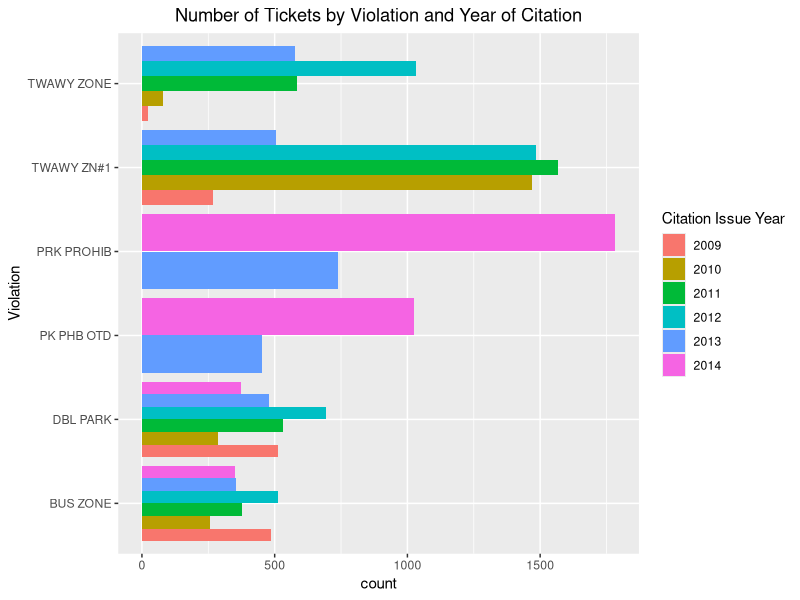
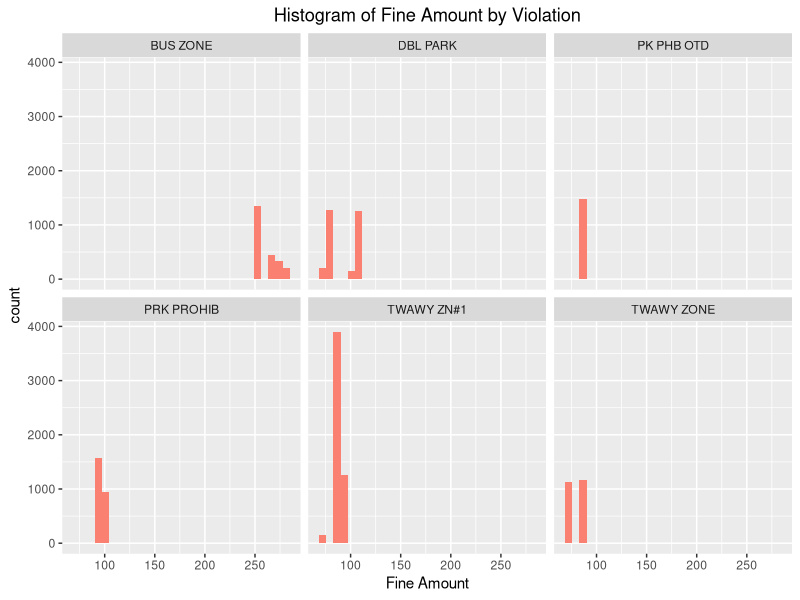
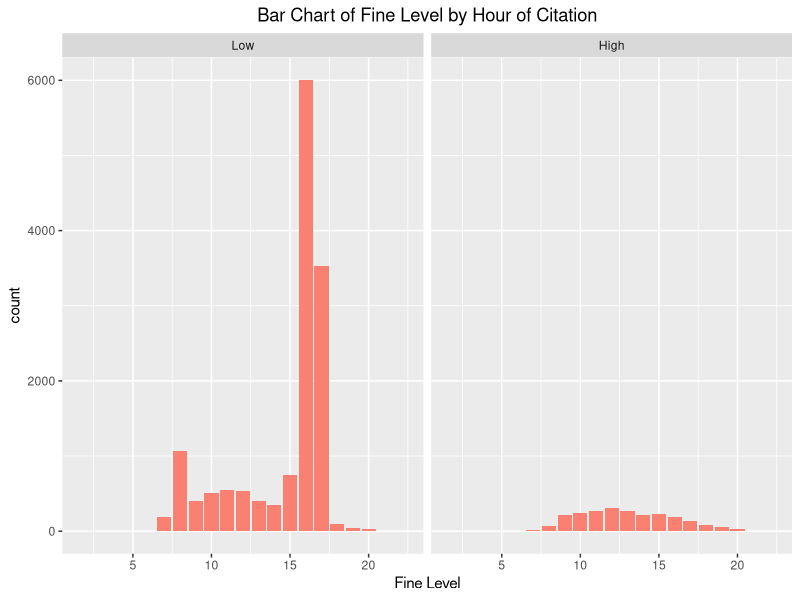
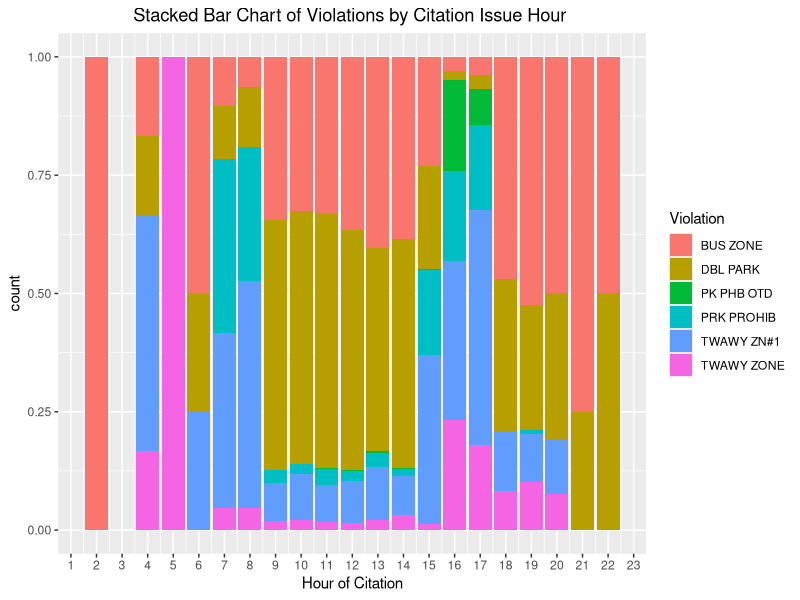
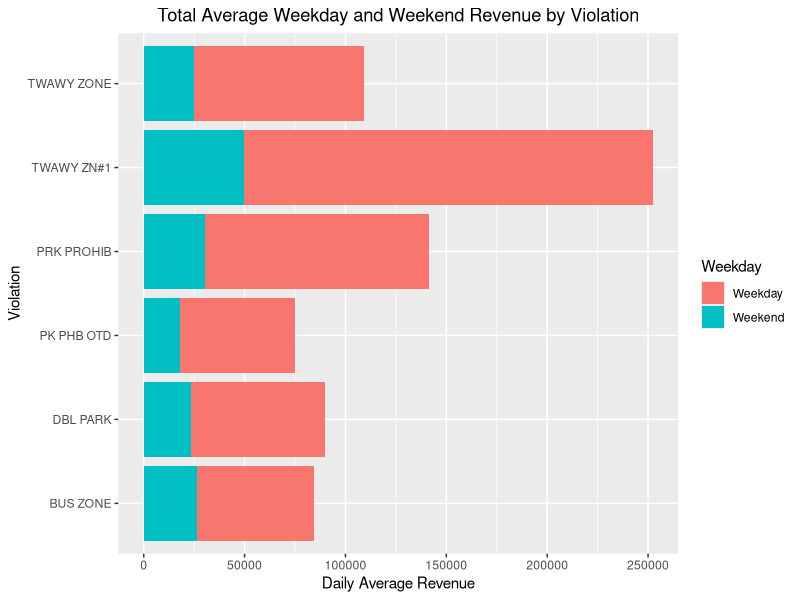
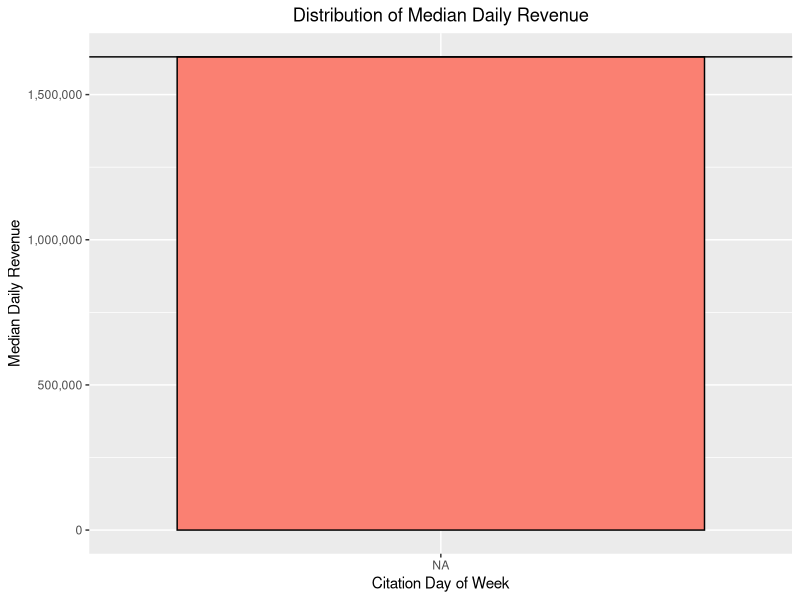
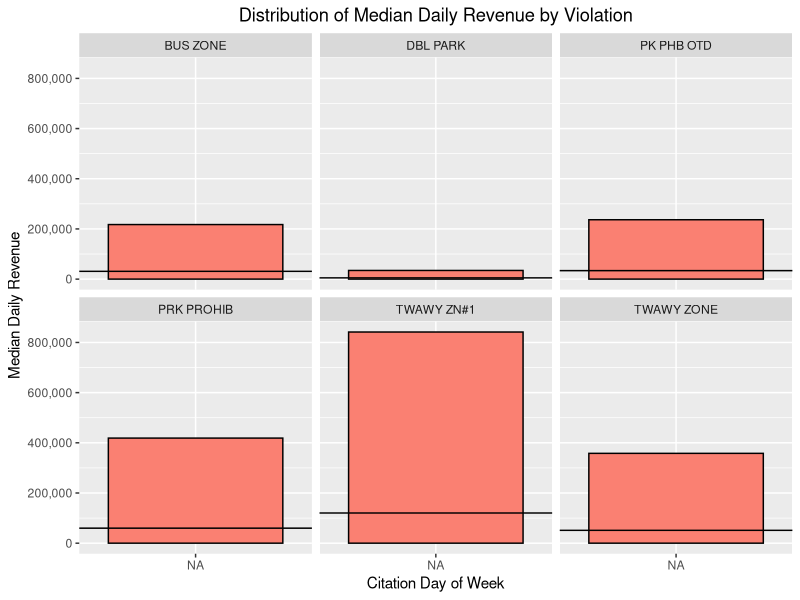

Write R code to recreate these figures, in order. (Note: this script raises an error after producing the figures.)
## ---- chunk 1
knitr::opts_chunk$set(fig.pos = 'H')

library(ggplot2)
library(dplyr)
library(scales)
library(MASS)

rawTickets <- data.frame(read.csv('Muni_Driver_Reported_Transit_Only_Lane_Violations.csv', header = T, sep = ","))
tickets <- read.csv("tickets.csv")

tickets$Citation.Issue.DayOfWeek = factor(tickets$Citation.Issue.DayOfWeek,levels(tickets$Citation.Issue.DayOfWeek)[c(4,2,6,7,5,1,3)])


## ---- chunk 2
print("Cite the above sources properly")
## ---- chunk 3
print("Cite the above sources properly")
## ---- chunk 4
ggplot(data = tickets) + geom_bar(mapping = aes(x = tickets$Violation, fill = as.factor(tickets$Citation.Issue.Year)), position = "dodge") + coord_flip() + xlab("Violation") + theme(plot.title = element_text(hjust = 0.5)) + ggtitle("Number of Tickets by Violation and Year of Citation") + labs(fill = "Citation Issue Year") 
## ---- chunk 5
fine.plot <- ggplot(data = tickets) + geom_histogram(mapping = aes(x = tickets$Fine.Amount), fill="salmon")

fine.plot + facet_wrap(~tickets$Violation) + xlab("Fine Amount") + theme(plot.title = element_text(hjust = 0.5)) + 
    ggtitle("Histogram of Fine Amount by Violation")

rm(fine.plot)
## ---- chunk 6
# Initialize new factor variable Fine.Level
tickets$Fine.Level <- tickets$Fine.Amount
tickets$Fine.Level <- ifelse(tickets$Fine.Amount < 175, "Low", "High")
tickets$Fine.Level <- as.factor(tickets$Fine.Level)
tickets$Fine.Level <- relevel(tickets$Fine.Level, "Low")
## Generate table

fine.plot3 <- ggplot(data = tickets) + geom_bar(mapping = aes(x = tickets$Citation.Issue.Hour), 
    fill = "salmon")
fine.plot3 + facet_wrap(~tickets$Fine.Level) + xlab("Fine Level") + theme(plot.title = element_text(hjust = 0.5)) + 
    ggtitle("Bar Chart of Fine Level by Hour of Citation")

rm(fine.plot3)
## ---- chunk 7

ggplot(tickets, aes(x = Citation.Issue.Hour, fill = Violation)) + geom_bar(position = "fill") + 
    scale_x_continuous(breaks = seq(0, 24, 1)) + xlab("Hour of Citation") + 
    theme(plot.title = element_text(hjust = 0.5)) + ggtitle("Stacked Bar Chart of Violations by Citation Issue Hour ")

## ---- chunk 8
#Create variable that stores sum of apount paid by violation and weekday 
tickets.violWeekday <- aggregate(tickets[,c("Amount.Paid")], by=list(tickets$Violation, tickets$Citation.Issue.Weekday), FUN=sum)
  ##Rename the columns of tickets.violWeekday
tickets.violWeekday <- rename(tickets.violWeekday, Violation = Group.1, Weekday = Group.2, Total.Revenue = x)
  ##Create new column for daily average revenue: IF day == weekday, then divide TR by 5; ELSE divide by 2
tickets.violWeekday$Daily.Average.Revenue <- ifelse(tickets.violWeekday$Weekday == 1, tickets.violWeekday$Total.Revenue/5, tickets.violWeekday$Total.Revenue/2)

#Average Weekday and Weekend Revenue by Violation
p <- ggplot(tickets.violWeekday, aes(x=Violation, y=Daily.Average.Revenue, fill=Weekday))
p + geom_col() + coord_flip() + theme(plot.title = element_text(hjust = 0.5)) + ggtitle("Total Average Weekday and Weekend Revenue by Violation") + ylab("Daily Average Revenue")

#Remove from Workspace
rm(p, tickets.violWeekday)
## ---- chunk 9
#Calculateand plot the Median Daily Revenue
tickets_day_rev2 <- tickets %>% group_by(Citation.Issue.DayOfWeek) %>% summarise(Median.Daily.Revenue = median(Amount.Paid)*n())

ggplot(data = tickets_day_rev2) + geom_col(mapping = aes(x = tickets_day_rev2$Citation.Issue.DayOfWeek, y= Median.Daily.Revenue), fill="Salmon", color="black") + xlab("Citation Day of Week") + theme(plot.title = element_text(hjust = 0.5)) + ggtitle("Distribution of Median Daily Revenue") + ylab("Median Daily Revenue")+ scale_y_continuous(label=comma) + geom_hline(yintercept = median(tickets_day_rev2$Median.Daily.Revenue))


# find median daily revenue by violation type
tickets_viol_median_rev <- tickets %>% group_by(Violation) %>% summarise(Median.Violation.Revenue = median(Amount.Paid)*n()/7)


#Calculateand plot the Median Daily Revenue by Violation type

tickets_day_rev <- tickets %>% group_by(Violation, Citation.Issue.DayOfWeek) %>% summarise(Median.Daily.Revenue = median(Amount.Paid)*n())

ggplot(data = tickets_day_rev) + geom_col(mapping = aes(x = tickets_day_rev$Citation.Issue.DayOfWeek, y= Median.Daily.Revenue), fill="Salmon", color="black") + xlab("Citation Day of Week") + theme(plot.title = element_text(hjust = 0.5)) + ggtitle("Distribution of Median Daily Revenue by Violation") + ylab("Median Daily Revenue") + facet_wrap(~Violation) + scale_y_continuous(label=comma)  + geom_hline(data=tickets_viol_median_rev, aes(yintercept = tickets_viol_median_rev$Median.Violation.Revenue))

## ---- chunk 10

head(tickets_day_rev)
head(tickets_day_rev2)

meanDailyMedianRevenue <- mean(tickets_day_rev2$Median.Daily.Revenue)
summary(tickets_day_rev2$Median.Daily.Revenue)

st <- shapiro.test(tickets_day_rev$Median.Daily.Revenue)
st$p.value

rm(st, meanDailyMedianRevenue)
## ---- chunk 11
chi <- chisq.test(tickets$Violation, tickets$Citation.Issue.DayOfWeek)
chi[c('observed', 'expected')]
